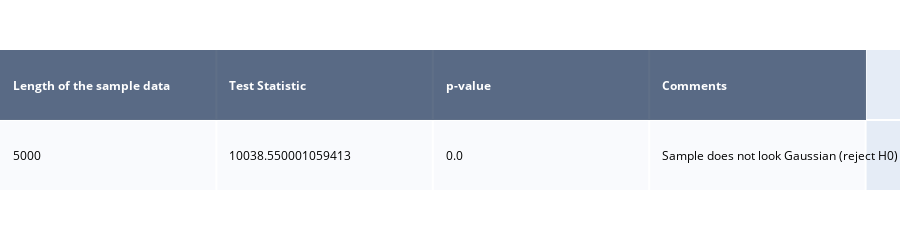

The cell this chart's notebook holds for it:
### Markdown cell above
In addition to checking the normality assumption, the lower and upper tails of the normal probability plot can be a useful graphical technique for identifying potential outliers. In particular, the plot can help determine whether we need to check for a single outlier or whether we need to check for multiple outliers.

### Code cell
from scipy.stats import normaltest

stat, p = normaltest(order_amount)

# interpret
alpha = 0.05
if p > alpha:
    msg = 'Sample looks Gaussian (fail to reject H0)'
else:
    msg = 'Sample does not look Gaussian (reject H0)'

result_mat = [
    ['Length of the sample data', 'Test Statistic', 'p-value', 'Comments'],
    [len(order_amount), stat, p, msg]
]

normt_table = ff.create_table(result_mat)
normt_table['data'][0].colorscale=[[0, '#2a3f5f'],[1, '#ffffff']]
normt_table['layout']['height']=200
normt_table['layout']['margin']['t']=50
normt_table['layout']['margin']['b']=50
normt_table

### Figure 1 — Plotly figure (JSON) as saved in the notebook; plotly's stock layout.template omitted (floating-point values rounded to 4 significant figures)
{"data": [{"colorscale": [[0, "#2a3f5f"], [1, "#ffffff"]], "hoverinfo": "none", "opacity": 0.75, "showscale": false, "type": "heatmap", "z": [[0, 0, 0, 0], [0.5, 0.5, 0.5, 0.5]]}], "layout": {"annotations": [{"align": "left", "font": {"color": "#ffffff"}, "showarrow": false, "text": "<b>Length of the sample data</b>", "x": -0.45, "xanchor": "left", "xref": "x", "y": 0, "yref": "y"}, {"align": "left", "font": {"color": "#ffffff"}, "showarrow": false, "text": "<b>Test Statistic</b>", "x": 0.55, "xanchor": "left", "xref": "x", "y": 0, "yref": "y"}, {"align": "left", "font": {"color": "#ffffff"}, "showarrow": false, "text": "<b>p-value</b>", "x": 1.55, "xanchor": "left", "xref": "x", "y": 0, "yref": "y"}, {"align": "left", "font": {"color": "#ffffff"}, "showarrow": false, "text": "<b>Comments</b>", "x": 2.55, "xanchor": "left", "xref": "x", "y": 0, "yref": "y"}, {"align": "left", "font": {"color": "#000000"}, "showarrow": false, "text": "5000", "x": -0.45, "xanchor": "left", "xref": "x", "y": 1, "yref": "y"}, {"align": "left", "font": {"color": "#000000"}, "showarrow": false, "text": "10038.550001059413", "x": 0.55, "xanchor": "left", "xref": "x", "y": 1, "yref": "y"}, {"align": "left", "font": {"color": "#000000"}, "showarrow": false, "text": "0.0", "x": 1.55, "xanchor": "left", "xref": "x", "y": 1, "yref": "y"}, {"align": "left", "font": {"color": "#000000"}, "showarrow": false, "text": "Sample does not look Gaussian (reject H0)", "x": 2.55, "xanchor": "left", "xref": "x", "y": 1, "yref": "y"}], "height": 200, "margin": {"b": 50, "l": 0, "r": 0, "t": 50}, "xaxis": {"dtick": 1, "gridwidth": 2, "showticklabels": false, "tick0": -0.5, "ticks": "", "zeroline": false}, "yaxis": {"autorange": "reversed", "dtick": 1, "gridwidth": 2, "showticklabels": false, "tick0": 0.5, "ticks": "", "zeroline": false}}}
